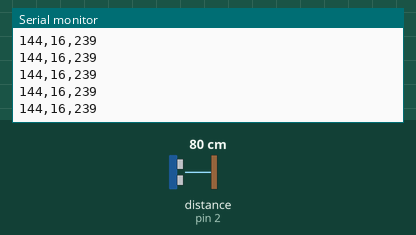
Recording of a sketch running on a simulated Arduino Uno, built with avr-gcc and run on an emulated ATmega328P. Shown: the last lines printed to the serial monitor. Wiring (inferred from the names in the program): ultrasonic range finder: trigger pin 3; echo pin 2. The inputs (shaded band) are chosen by the test bench; at power-on: distance to the obstacle (sensor on pin 2) 80 cm. The echo pulse lasts 58.3 µs per cm.

Above: at 1.2 s.
1.3 s: distance to the obstacle (sensor on pin 2) set to 120 cm
At 1.49 s:
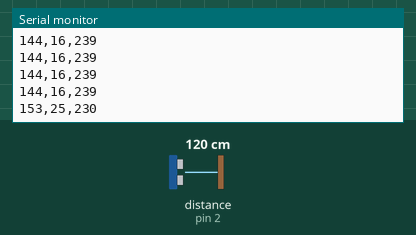
4.3 s: distance to the obstacle (sensor on pin 2) set to 2 cm
At 4.3 s:
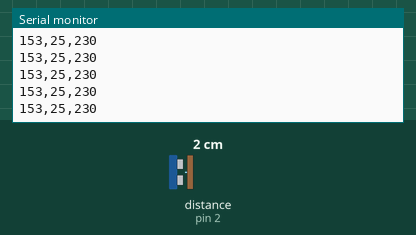
5.8 s: distance to the obstacle (sensor on pin 2) set to 299 cm
At 5.83 s:
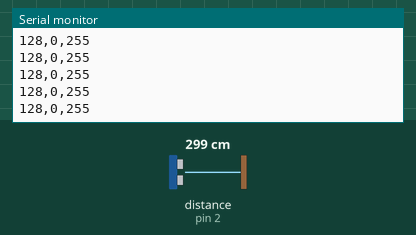
Timing chart, 0 to 8.8 s (numbered marks = the images above; inputs shaded):
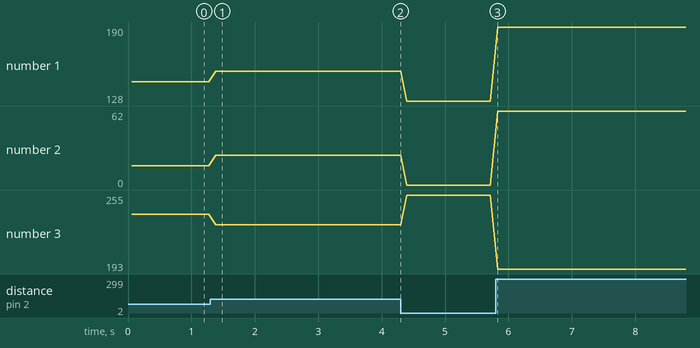

Measured:
- after the input at 1.3 s, the serial monitor: prints a new line after 0.08 s (image 1)
- plotted number 1: 144 → 153 after the input at 1.3 s, 153 → 128 after the input at 4.3 s, 128 → 190 after the input at 5.8 s
- plotted number 2: 16 → 25 after the input at 1.3 s, 25 → 0 after the input at 4.3 s, 0 → 62 after the input at 5.8 s
- plotted number 3: 239 → 230 after the input at 1.3 s, 230 → 255 after the input at 4.3 s, 255 → 193 after the input at 5.8 s

The sketch:

color.ino
```cpp
// ---------------------------------------------------------------- //
// Arduino Ultrasoninc Sensor HC-SR04
// Re-writed by Arbi Abdul Jabbaar
// Using Arduino IDE 1.8.7
// Using HC-SR04 Module
// Tested on 17 September 2019
// ---------------------------------------------------------------- //


// [0-1200]
#define echoPin 2 // attach pin D2 Arduino to pin Echo of HC-SR04
#define trigPin 3 //attach pin D3 Arduino to pin Trig of HC-SR04

// defines variables
long duration; // variable for the duration of sound wave travel
int distance; // variable for the distance measurement

void setup() {
  pinMode(trigPin, OUTPUT); // Sets the trigPin as an OUTPUT
  pinMode(echoPin, INPUT); // Sets the echoPin as an INPUT
  Serial.begin(9600); // // Serial Communication is starting with 9600 of baudrate speed
  Serial.println("Ultrasonic Sensor HC-SR04 Test"); // print some text in Serial Monitor
  Serial.println("with Arduino UNO R3");
}
void loop() {
  // Clears the trigPin condition
  digitalWrite(trigPin, LOW);
  delayMicroseconds(2);
  // Sets the trigPin HIGH (ACTIVE) for 10 microseconds
  digitalWrite(trigPin, HIGH);
  delayMicroseconds(10);
  digitalWrite(trigPin, LOW);
  // Reads the echoPin, returns the sound wave travel time in microseconds
  duration = pulseIn(echoPin, HIGH);
  // Calculating the distance
  distance = duration * 0.034 / 2; // Speed of sound wave divided by 2 (go and back)
  // Displays the distance on the Serial Monitor
//  Serial.print("Distance: ");
//  Serial.print(distance);
//  Serial.println(" cm");


  int i = map(distance, 0, 1200, 0, 255);

//  int distanceRed = sqrt(pow(abs(redX - xAxis), 2) +  pow(abs(redY - yAxis), 2));
//  int distanceGreen = sqrt(pow(abs(greenX - xAxis), 2) +  pow(abs(greenY - yAxis), 2));
//  int distanceBlue = sqrt(pow(abs(blueX - xAxis), 2) +  pow(abs(blueY - yAxis), 2));

  int r = (128 + i) % 255;
  int g = i;
  int b = 255 - i;


//  Serial.print(r);
//  Serial.println(", ");
//  Serial.print(g);
//  Serial.println(", ");
//  Serial.print(b);
//  Serial.println("");

  Serial.println(String(r)  + ',' + String(g)  + ',' + String(b));

  delay(100);


}
```
